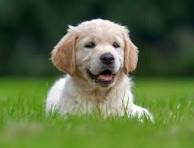
#> input picture image 1.png, 194 x 148 px
$ python -i transforms.py   (imports and definitions only)
#> lines starting #> are read from the running program, lines starting #| are printed output that depends on the picture
import cv2
import numpy as np


# [50 lines left out: functions apply_negative, apply_gamma, apply_log_transform, apply_contrast_stretching, not called in this run]


def apply_histogram_equalization(image: np.ndarray) -> np.ndarray:
    if image is None or image.size == 0:
        return image

    if image.ndim == 2:
        return cv2.equalizeHist(image.astype(np.uint8))

    bgr = cv2.cvtColor(image, cv2.COLOR_RGB2BGR)
#> bgr is the input picture: shape (148, 194, 3); mean B, G, R 65.6, 108.5, 90.2
    yuv = cv2.cvtColor(bgr, cv2.COLOR_BGR2YUV)
#> yuv: shape (148, 194, 3); mean of channels 0, 1, 2 98.1, 112.1, 121.1
    yuv[:, :, 0] = cv2.equalizeHist(yuv[:, :, 0])
#> yuv: shape (148, 194, 3); mean of channels 0, 1, 2 128.7, 112.1, 121.1
    bgr_equalized = cv2.cvtColor(yuv, cv2.COLOR_YUV2BGR)
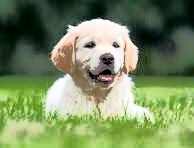
#> bgr_equalized: shape (148, 194, 3); mean B, G, R 96.5, 139, 120.9
    return cv2.cvtColor(bgr_equalized, cv2.COLOR_BGR2RGB).astype(np.uint8)
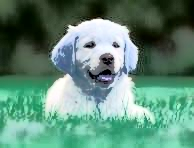
#> returned value: shape (148, 194, 3); mean of channels 0, 1, 2 120.9, 139, 96.5; drawn as B, G, R


# [63 lines left out: functions apply_intensity_slicing, apply_bit_plane_slicing, process_image, not called in this run]

>>> import cv2
>>> picture = cv2.cvtColor(cv2.imread('../image 1.png'), cv2.COLOR_BGR2RGB)
>>> result = apply_histogram_equalization(picture)

$ run again, on image 2.png
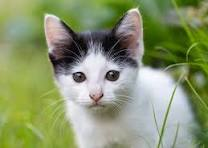
#> input picture image 2.png, 208 x 148 px
#> in apply_histogram_equalization, bgr is the input picture: shape (148, 208, 3); mean B, G, R 109.6, 149.8, 137.5
#> in apply_histogram_equalization, `bgr_equalized = cv2.cvtColor(yuv, cv2.COLOR_YUV2BGR)`:
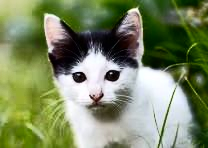
#> bgr_equalized: shape (148, 208, 3); mean B, G, R 100.1, 136.5, 124.2
#> in apply_histogram_equalization, `return cv2.cvtColor(bgr_equalized, cv2.COLOR_BGR2RGB).astype(np.uint8)`:
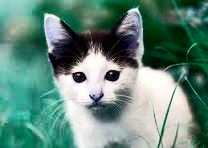
#> returned value: shape (148, 208, 3); mean of channels 0, 1, 2 124.2, 136.5, 100.1; drawn as B, G, R
